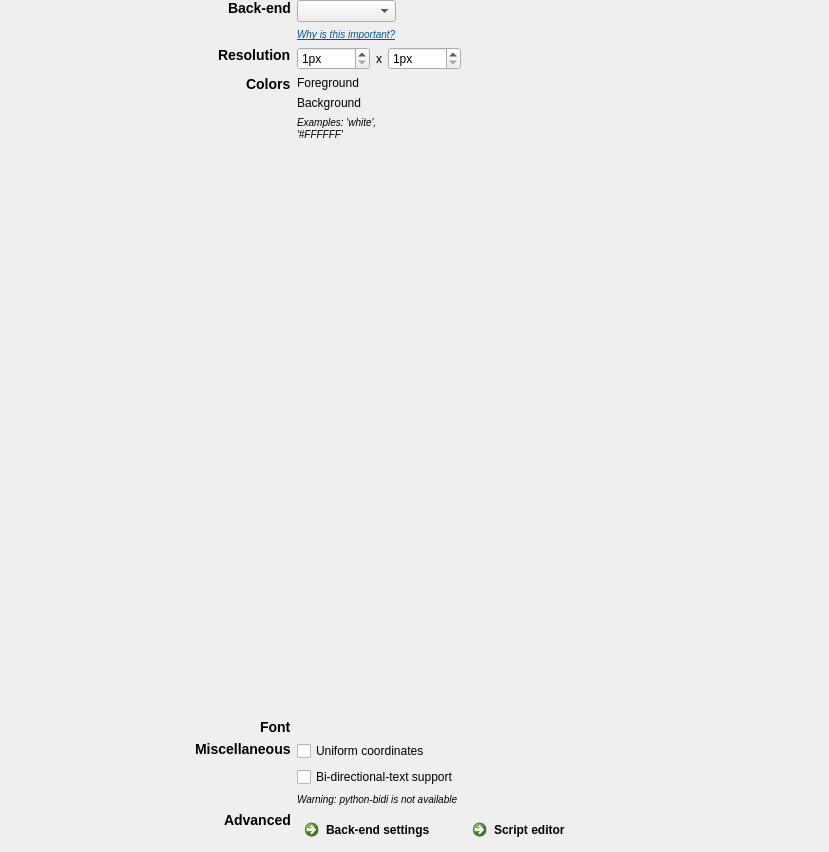
<?xml version="1.0" encoding="UTF-8"?>
<ui version="4.0">
 <class>ui_general_properties</class>
 <widget class="QWidget" name="ui_general_properties">
  <property name="geometry">
   <rect>
    <x>0</x>
    <y>0</y>
    <width>829</width>
    <height>852</height>
   </rect>
  </property>
  <property name="windowTitle">
   <string>Form</string>
  </property>
  <layout class="QVBoxLayout" name="container_layout">
   <property name="margin">
    <number>0</number>
   </property>
   <item>
    <widget class="QWidget" name="widget_container" native="true">
     <property name="sizePolicy">
      <sizepolicy hsizetype="Expanding" vsizetype="Preferred">
       <horstretch>0</horstretch>
       <verstretch>0</verstretch>
      </sizepolicy>
     </property>
     <layout class="QHBoxLayout" name="horizontalLayout_5">
      <property name="leftMargin">
       <number>4</number>
      </property>
      <property name="topMargin">
       <number>0</number>
      </property>
      <property name="rightMargin">
       <number>4</number>
      </property>
      <property name="bottomMargin">
       <number>4</number>
      </property>
      <item>
       <widget class="QWidget" name="widget" native="true">
        <property name="sizePolicy">
         <sizepolicy hsizetype="Fixed" vsizetype="Preferred">
          <horstretch>0</horstretch>
          <verstretch>0</verstretch>
         </sizepolicy>
        </property>
        <property name="minimumSize">
         <size>
          <width>20</width>
          <height>20</height>
         </size>
        </property>
        <layout class="QFormLayout" name="formLayout">
         <property name="fieldGrowthPolicy">
          <enum>QFormLayout::AllNonFixedFieldsGrow</enum>
         </property>
         <property name="labelAlignment">
          <set>Qt::AlignRight|Qt::AlignTrailing|Qt::AlignVCenter</set>
         </property>
         <property name="margin">
          <number>0</number>
         </property>
         <item row="0" column="0">
          <widget class="QLabel" name="label_backend">
           <property name="text">
            <string>&lt;h3&gt;Back-end&lt;/h3&gt;</string>
           </property>
           <property name="alignment">
            <set>Qt::AlignLeading|Qt::AlignLeft|Qt::AlignTop</set>
           </property>
          </widget>
         </item>
         <item row="0" column="1">
          <widget class="QWidget" name="widget_backend" native="true">
           <property name="sizePolicy">
            <sizepolicy hsizetype="Fixed" vsizetype="Preferred">
             <horstretch>0</horstretch>
             <verstretch>0</verstretch>
            </sizepolicy>
           </property>
           <layout class="QVBoxLayout" name="verticalLayout">
            <property name="margin">
             <number>0</number>
            </property>
            <item>
             <widget class="QComboBox" name="combobox_backend"/>
            </item>
            <item>
             <widget class="QLabel" name="label_backend_2">
              <property name="text">
               <string>&lt;html&gt;&lt;head/&gt;&lt;body&gt;&lt;p&gt;&lt;a href=&quot;http://osdoc.cogsci.nl/back-ends/about&quot;&gt;&lt;span style=&quot;font-size:small;font-style:italic; text-decoration: underline; color:#0057ae;&quot;&gt;Why is this important?&lt;/span&gt;&lt;/a&gt;&lt;/p&gt;&lt;/body&gt;&lt;/html&gt;</string>
              </property>
              <property name="openExternalLinks">
               <bool>true</bool>
              </property>
             </widget>
            </item>
           </layout>
          </widget>
         </item>
         <item row="2" column="0">
          <widget class="QLabel" name="label_resolution">
           <property name="text">
            <string>&lt;h3&gt;Resolution&lt;/h3&gt;</string>
           </property>
           <property name="alignment">
            <set>Qt::AlignLeading|Qt::AlignLeft|Qt::AlignTop</set>
           </property>
          </widget>
         </item>
         <item row="2" column="1">
          <widget class="QFrame" name="frame_resolution">
           <property name="sizePolicy">
            <sizepolicy hsizetype="Fixed" vsizetype="Preferred">
             <horstretch>0</horstretch>
             <verstretch>0</verstretch>
            </sizepolicy>
           </property>
           <property name="frameShape">
            <enum>QFrame::NoFrame</enum>
           </property>
           <layout class="QHBoxLayout" name="horizontalLayout_3">
            <property name="margin">
             <number>0</number>
            </property>
            <item>
             <widget class="QSpinBox" name="spinbox_width">
              <property name="toolTip">
               <string>The display resolution (width) in pixels</string>
              </property>
              <property name="suffix">
               <string>px</string>
              </property>
              <property name="minimum">
               <number>1</number>
              </property>
              <property name="maximum">
               <number>10000</number>
              </property>
             </widget>
            </item>
            <item>
             <widget class="QLabel" name="label_6">
              <property name="text">
               <string>x</string>
              </property>
             </widget>
            </item>
            <item>
             <widget class="QSpinBox" name="spinbox_height">
              <property name="toolTip">
               <string>The display resolution (height) in pixels</string>
              </property>
              <property name="suffix">
               <string>px</string>
              </property>
              <property name="minimum">
               <number>1</number>
              </property>
              <property name="maximum">
               <number>10000</number>
              </property>
             </widget>
            </item>
           </layout>
          </widget>
         </item>
         <item row="3" column="0">
          <widget class="QLabel" name="label_colors">
           <property name="text">
            <string>&lt;h3&gt;Colors&lt;/h3&gt;</string>
           </property>
           <property name="alignment">
            <set>Qt::AlignLeading|Qt::AlignLeft|Qt::AlignTop</set>
           </property>
          </widget>
         </item>
         <item row="3" column="1">
          <widget class="QFrame" name="frame_colors">
           <property name="sizePolicy">
            <sizepolicy hsizetype="Fixed" vsizetype="Preferred">
             <horstretch>0</horstretch>
             <verstretch>0</verstretch>
            </sizepolicy>
           </property>
           <property name="frameShape">
            <enum>QFrame::NoFrame</enum>
           </property>
           <layout class="QGridLayout" name="gridLayout_6">
            <property name="margin">
             <number>0</number>
            </property>
            <item row="0" column="1">
             <widget class="color_edit" name="edit_foreground" native="true"/>
            </item>
            <item row="0" column="0">
             <widget class="QLabel" name="label_foreground">
              <property name="text">
               <string>Foreground</string>
              </property>
             </widget>
            </item>
            <item row="1" column="0">
             <widget class="QLabel" name="label_background">
              <property name="text">
               <string>Background</string>
              </property>
             </widget>
            </item>
            <item row="1" column="1">
             <widget class="color_edit" name="edit_background" native="true"/>
            </item>
            <item row="2" column="0" colspan="2">
             <widget class="QLabel" name="label_colors_examples">
              <property name="sizePolicy">
               <sizepolicy hsizetype="Preferred" vsizetype="Expanding">
                <horstretch>0</horstretch>
                <verstretch>0</verstretch>
               </sizepolicy>
              </property>
              <property name="text">
               <string>&lt;small&gt;&lt;i&gt;Examples: 'white', '#FFFFFF'&lt;/i&gt;&lt;/small&gt;</string>
              </property>
              <property name="alignment">
               <set>Qt::AlignLeading|Qt::AlignLeft|Qt::AlignTop</set>
              </property>
              <property name="wordWrap">
               <bool>true</bool>
              </property>
             </widget>
            </item>
           </layout>
          </widget>
         </item>
         <item row="4" column="0">
          <widget class="QLabel" name="label_font">
           <property name="text">
            <string>&lt;h3&gt;Font&lt;/h3&gt;</string>
           </property>
           <property name="alignment">
            <set>Qt::AlignLeading|Qt::AlignLeft|Qt::AlignTop</set>
           </property>
          </widget>
         </item>
         <item row="4" column="1">
          <widget class="QFrame" name="frame_font">
           <property name="sizePolicy">
            <sizepolicy hsizetype="Fixed" vsizetype="Preferred">
             <horstretch>0</horstretch>
             <verstretch>0</verstretch>
            </sizepolicy>
           </property>
           <property name="frameShape">
            <enum>QFrame::NoFrame</enum>
           </property>
           <property name="frameShadow">
            <enum>QFrame::Raised</enum>
           </property>
           <layout class="QHBoxLayout" name="horizontalLayout_4">
            <property name="margin">
             <number>0</number>
            </property>
            <item>
             <widget class="font_widget" name="widget_font" native="true">
              <property name="sizePolicy">
               <sizepolicy hsizetype="Fixed" vsizetype="Preferred">
                <horstretch>0</horstretch>
                <verstretch>0</verstretch>
               </sizepolicy>
              </property>
              <property name="minimumSize">
               <size>
                <width>10</width>
                <height>10</height>
               </size>
              </property>
             </widget>
            </item>
           </layout>
          </widget>
         </item>
         <item row="8" column="0">
          <widget class="QLabel" name="label_advanced">
           <property name="text">
            <string>&lt;h3&gt;Advanced&lt;/h3&gt;</string>
           </property>
           <property name="alignment">
            <set>Qt::AlignLeading|Qt::AlignLeft|Qt::AlignTop</set>
           </property>
          </widget>
         </item>
         <item row="8" column="1">
          <widget class="QFrame" name="frame_advanced">
           <property name="sizePolicy">
            <sizepolicy hsizetype="Fixed" vsizetype="Preferred">
             <horstretch>0</horstretch>
             <verstretch>0</verstretch>
            </sizepolicy>
           </property>
           <property name="frameShape">
            <enum>QFrame::NoFrame</enum>
           </property>
           <property name="frameShadow">
            <enum>QFrame::Raised</enum>
           </property>
           <layout class="QHBoxLayout" name="horizontalLayout_6">
            <property name="spacing">
             <number>0</number>
            </property>
            <property name="margin">
             <number>0</number>
            </property>
            <item>
             <widget class="QCommandLinkButton" name="button_backend_settings">
              <property name="toolTip">
               <string>Advanced settings for the selected back-end</string>
              </property>
              <property name="text">
               <string>Back-end settings</string>
              </property>
             </widget>
            </item>
            <item>
             <widget class="QCommandLinkButton" name="button_script_editor">
              <property name="toolTip">
               <string>Edit the script for the entire experiment</string>
              </property>
              <property name="text">
               <string>Script editor</string>
              </property>
             </widget>
            </item>
           </layout>
          </widget>
         </item>
         <item row="6" column="1">
          <widget class="QCheckBox" name="checkbox_bidi">
           <property name="toolTip">
            <string>Enables support for bi-directional languages, such as Arabic and Hebrew</string>
           </property>
           <property name="text">
            <string>Bi-directional-text support</string>
           </property>
          </widget>
         </item>
         <item row="7" column="1">
          <widget class="QLabel" name="label_bidi_check">
           <property name="text">
            <string>&lt;html&gt;&lt;head/&gt;&lt;body&gt;&lt;p&gt;&lt;span style=&quot; font-size:small; font-style:italic;&quot;&gt;Warning: python-bidi is not available&lt;/span&gt;&lt;/p&gt;&lt;/body&gt;&lt;/html&gt;</string>
           </property>
          </widget>
         </item>
         <item row="5" column="1">
          <widget class="QCheckBox" name="checkbox_uniform_coordinates">
           <property name="toolTip">
            <string>If enabled, (0,0) always refers to the center of the display</string>
           </property>
           <property name="text">
            <string>Uniform coordinates</string>
           </property>
          </widget>
         </item>
         <item row="5" column="0">
          <widget class="QLabel" name="label_miscellaneous">
           <property name="text">
            <string>&lt;html&gt;&lt;head/&gt;&lt;body&gt;&lt;p&gt;&lt;span style=&quot; font-size:large; font-weight:600;&quot;&gt;Miscellaneous&lt;/span&gt;&lt;/p&gt;&lt;/body&gt;&lt;/html&gt;</string>
           </property>
           <property name="textFormat">
            <enum>Qt::AutoText</enum>
           </property>
           <property name="alignment">
            <set>Qt::AlignLeading|Qt::AlignLeft|Qt::AlignTop</set>
           </property>
          </widget>
         </item>
        </layout>
       </widget>
      </item>
     </layout>
    </widget>
   </item>
  </layout>
 </widget>
 <customwidgets>
  <customwidget>
   <class>font_widget</class>
   <extends>QWidget</extends>
   <header>libqtopensesame.widgets.font_widget.h</header>
   <container>1</container>
  </customwidget>
  <customwidget>
   <class>color_edit</class>
   <extends>QWidget</extends>
   <header>libqtopensesame.widgets.color_edit.h</header>
   <container>1</container>
  </customwidget>
 </customwidgets>
 <resources/>
 <connections/>
</ui>
